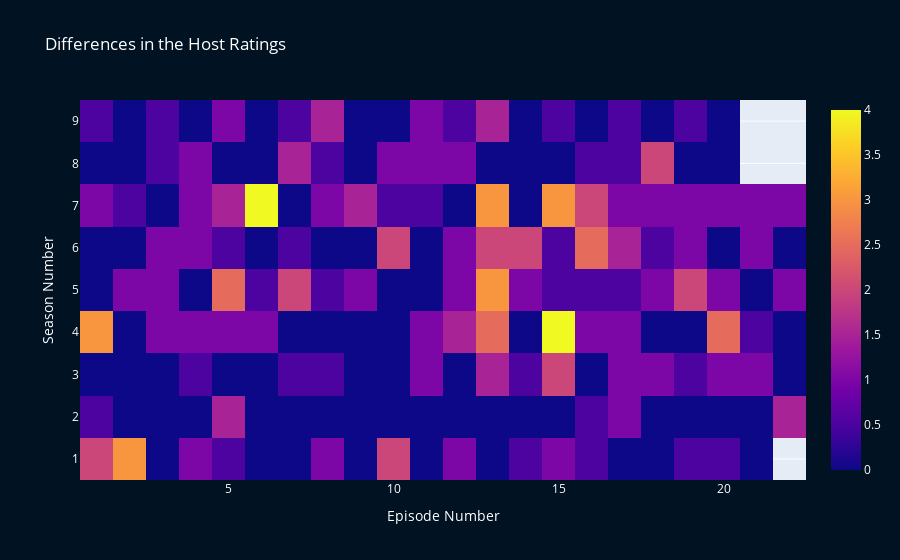

Notebook code cell kept with this figure:
### Code cell
# Create heatmap figure
fig = go.Figure(data = go.Heatmap(z = rating_differentials,                                          # z-axis data (Difference in episode ratings)
                                  x = list(range(1, len(ratings_df['Episode_Num'].unique()) + 1)),   # x-axis data (Episode numbers)
                                  y = list(range(1, ratings_df['Season_Num'].max() + 1)),            # y-axis data (Corresponding season numbers)
                                  hoverongaps = False,                                              # Do not show info for missing values
                                  text = hover_texts,                                                # Custom hover text
                                  hoverinfo = 'text'))                                               # Only display custom text

#Further style the figure
fig.update_layout(
    title = 'Differences in the Host Ratings',   # Set plot title
    xaxis_title = 'Episode Number',              # Set x-axis title
    yaxis_title = 'Season Number',               # Set y-axis title
    paper_bgcolor = '#011222',                   # Set background color
    font_color = '#ffffff')                      # Set font color

# Display figure
fig.show()

# Create plot in Chart Studio for later embedding
py.plot(fig, filename = 'Differences in the Host Ratings', auto_open = False)

### Figure 1 — Plotly figure (JSON) as saved in the notebook; plotly's stock layout.template omitted (floating-point values rounded to 4 significant figures; data arrays with more than 128 entries replaced by an {"elided": "..."} marker saying what was removed)
{"data": [{"hoverinfo": "text", "hoverongaps": false, "text": {"elided": "9 rows, 193 str values in total"}, "type": "heatmap", "x": [1, 2, 3, 4, 5, 6, 7, 8, 9, 10, 11, 12, 13, 14, 15, 16, 17, 18, 19, 20, 21, 22], "y": [1, 2, 3, 4, 5, 6, 7, 8, 9], "z": {"elided": "9 rows, 193 float values in total"}}], "layout": {"font": {"color": "#ffffff"}, "paper_bgcolor": "#011222", "title": {"text": "Differences in the Host Ratings"}, "xaxis": {"title": {"text": "Episode Number"}}, "yaxis": {"title": {"text": "Season Number"}}}}
